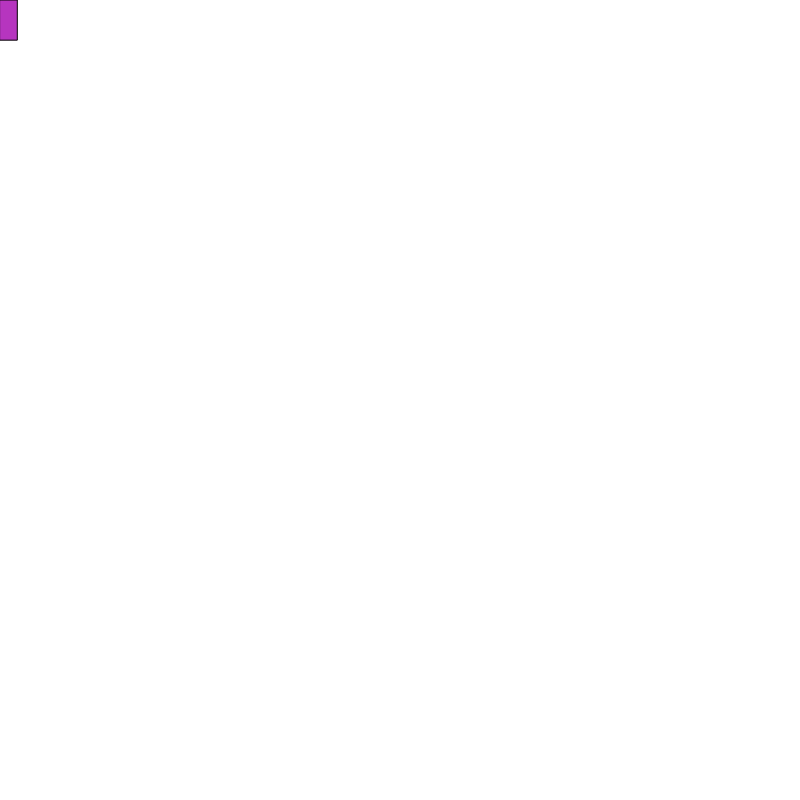
Frame 1 (no input)
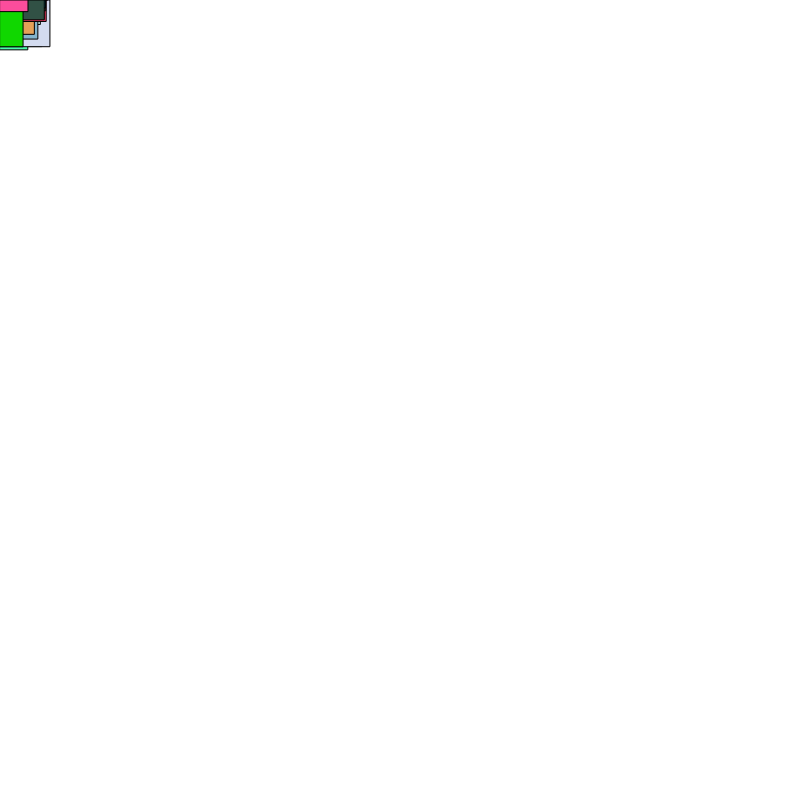
Frame 60 (no input)
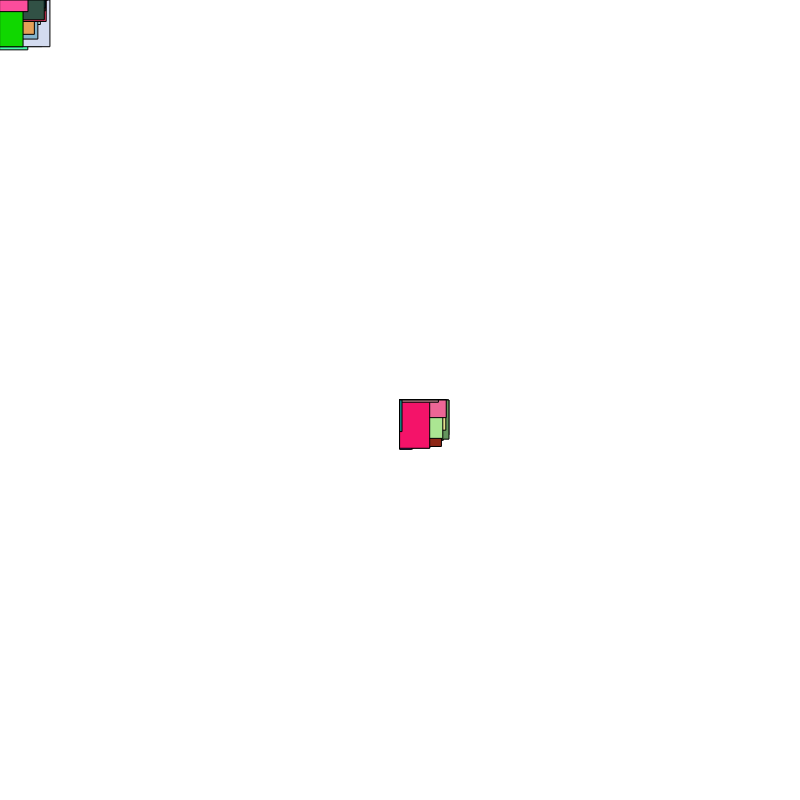
Frame 120 (the mouse pressed at the canvas centre since frame 60)

The p5.js sketch that drew these frames (run headless with seeded random() and noise() and a simulated clock; from frame 60 on, the mouse is pressed at the canvas centre):

// p5.js sketch
// ── sketch.js
function setup() {
  createCanvas(800,800);
}

function draw() {
  fill(random(255),random(255),random(255));
rect(mouseX, mouseY,random(50),random(50));
}
